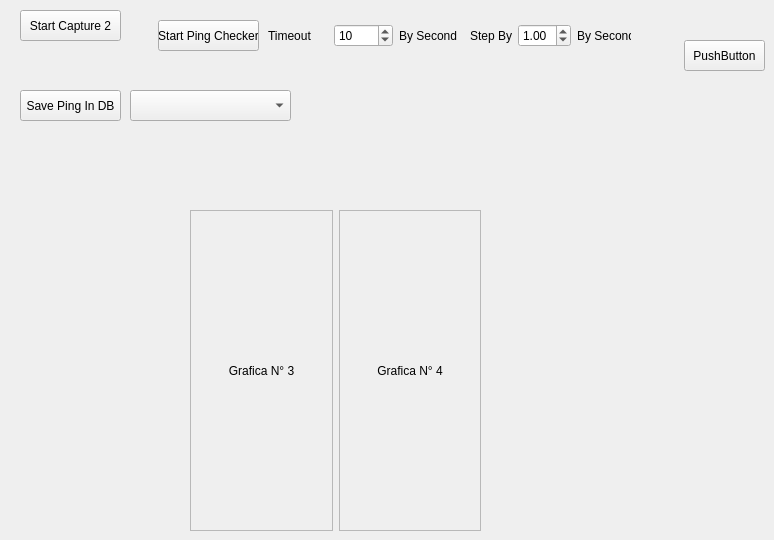
          <widget class="QWidget" name="tab_5">
           <attribute name="title">
            <string>System Functions</string>
           </attribute>
           <widget class="QPushButton" name="pushButton_capture">
            <property name="geometry">
             <rect>
              <x>20</x>
              <y>10</y>
              <width>101</width>
              <height>31</height>
             </rect>
            </property>
            <property name="text">
             <string>Start Capture 2</string>
            </property>
           </widget>
           <widget class="QPushButton" name="pushButton_save_ping">
            <property name="geometry">
             <rect>
              <x>20</x>
              <y>90</y>
              <width>101</width>
              <height>31</height>
             </rect>
            </property>
            <property name="text">
             <string>Save Ping In DB</string>
            </property>
           </widget>
           <widget class="QComboBox" name="comboBox_2">
            <property name="geometry">
             <rect>
              <x>130</x>
              <y>90</y>
              <width>161</width>
              <height>31</height>
             </rect>
            </property>
           </widget>
           <widget class="QPushButton" name="pushButton">
            <property name="geometry">
             <rect>
              <x>684</x>
              <y>40</y>
              <width>81</width>
              <height>31</height>
             </rect>
            </property>
            <property name="text">
             <string>PushButton</string>
            </property>
           </widget>
           <widget class="QPushButton" name="pushButton_chcker_ping_2">
            <property name="geometry">
             <rect>
              <x>158</x>
              <y>20</y>
              <width>101</width>
              <height>31</height>
             </rect>
            </property>
            <property name="text">
             <string>Start Ping Checker</string>
            </property>
           </widget>
           <widget class="QWidget" name="layoutWidget_3">
            <property name="geometry">
             <rect>
              <x>268</x>
              <y>20</y>
              <width>191</width>
              <height>31</height>
             </rect>
            </property>
            <layout class="QHBoxLayout" name="horizontalLayout_6">
             <item>
              <widget class="QLabel" name="label_38">
               <property name="text">
                <string>Timeout</string>
               </property>
              </widget>
             </item>
             <item>
              <widget class="QSpinBox" name="spinBox_ping_timeout_2">
               <property name="value">
                <number>10</number>
               </property>
              </widget>
             </item>
             <item>
              <widget class="QLabel" name="label_47">
               <property name="text">
                <string>By Second</string>
               </property>
              </widget>
             </item>
            </layout>
           </widget>
           <widget class="QWidget" name="layoutWidget_4">
            <property name="geometry">
             <rect>
              <x>470</x>
              <y>20</y>
              <width>161</width>
              <height>31</height>
             </rect>
            </property>
            <layout class="QHBoxLayout" name="horizontalLayout_7">
             <item>
              <widget class="QLabel" name="label_48">
               <property name="text">
                <string>Step By</string>
               </property>
              </widget>
             </item>
             <item>
              <widget class="QDoubleSpinBox" name="doubleSpinBox_ping_stepby_2">
               <property name="value">
                <double>1.000000000000000</double>
               </property>
              </widget>
             </item>
             <item>
              <widget class="QLabel" name="label_49">
               <property name="text">
                <string>By Second</string>
               </property>
              </widget>
             </item>
            </layout>
           </widget>
           <widget class="QWidget" name="widget_8" native="true">
            <property name="geometry">
             <rect>
              <x>190</x>
              <y>210</y>
              <width>291</width>
              <height>321</height>
             </rect>
            </property>
            <property name="styleSheet">
             <string notr="true"/>
            </property>
            <layout class="QGridLayout" name="gridLayout_19">
             <item row="0" column="1">
              <widget class="QFrame" name="frame_13">
               <property name="styleSheet">
                <string notr="true"/>
               </property>
               <property name="frameShape">
                <enum>QFrame::StyledPanel</enum>
               </property>
               <property name="frameShadow">
                <enum>QFrame::Raised</enum>
               </property>
               <layout class="QVBoxLayout" name="verticalLayout_10" stretch="1">
                <item>
                 <widget class="QLabel" name="label_60">
                  <property name="styleSheet">
                   <string notr="true">QLabel{

border: none;
}</string>
                  </property>
                  <property name="text">
                   <string>Grafica N° 4</string>
                  </property>
                  <property name="alignment">
                   <set>Qt::AlignCenter</set>
                  </property>
                 </widget>
                </item>
               </layout>
              </widget>
             </item>
             <item row="0" column="0">
              <widget class="QFrame" name="frame_12">
               <property name="styleSheet">
                <string notr="true"/>
               </property>
               <property name="frameShape">
                <enum>QFrame::StyledPanel</enum>
               </property>
               <property name="frameShadow">
                <enum>QFrame::Raised</enum>
               </property>
               <layout class="QVBoxLayout" name="verticalLayout_7" stretch="1">
                <item>
                 <widget class="QLabel" name="label_57">
                  <property name="styleSheet">
                   <string notr="true">QLabel{

border: none;
}</string>
                  </property>
                  <property name="text">
                   <string>Grafica N° 3</string>
                  </property>
                  <property name="alignment">
                   <set>Qt::AlignCenter</set>
                  </property>
                 </widget>
                </item>
               </layout>
              </widget>
             </item>
            </layout>
           </widget>
          </widget>
